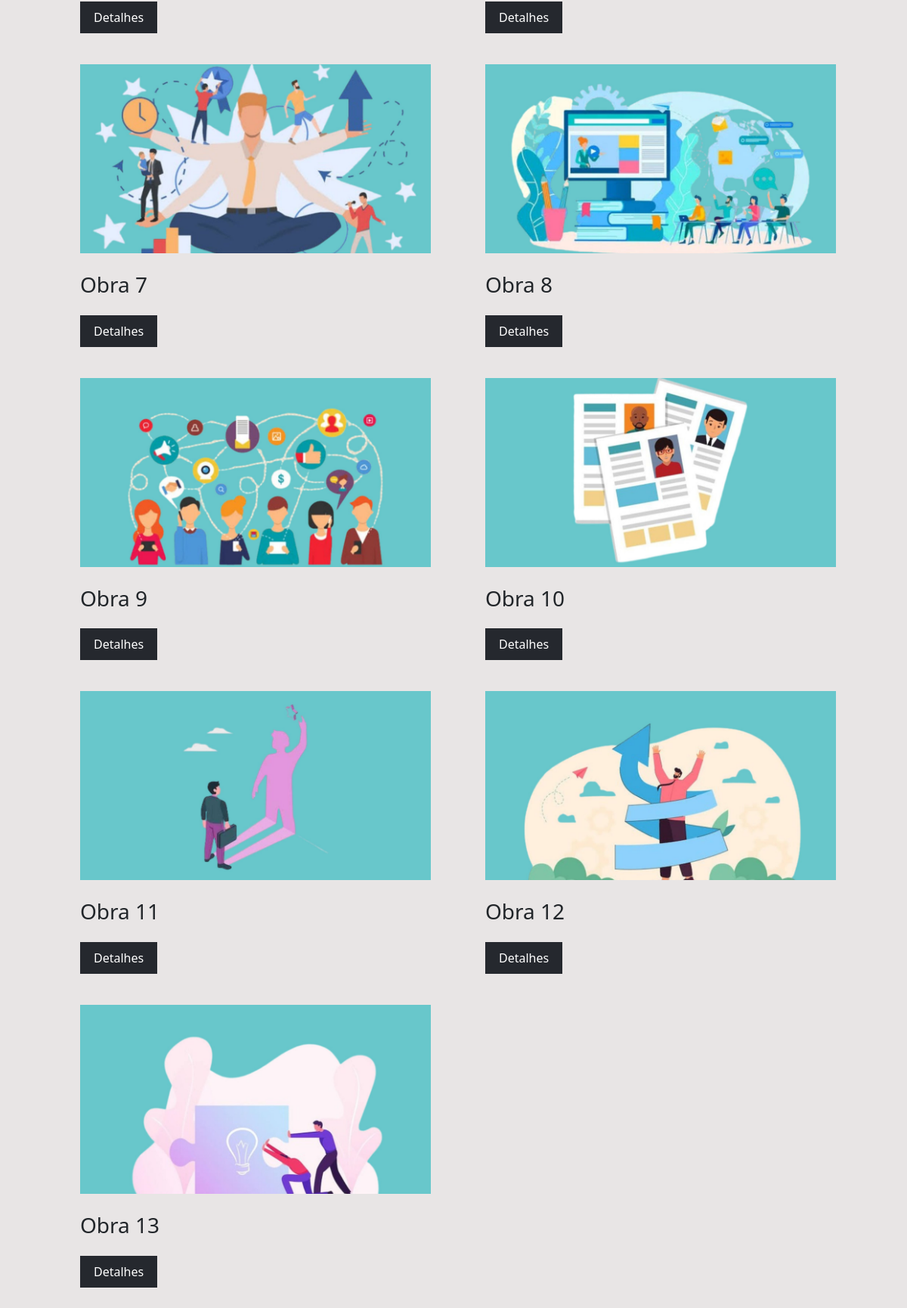
Before: / (lower part) with the older database file.
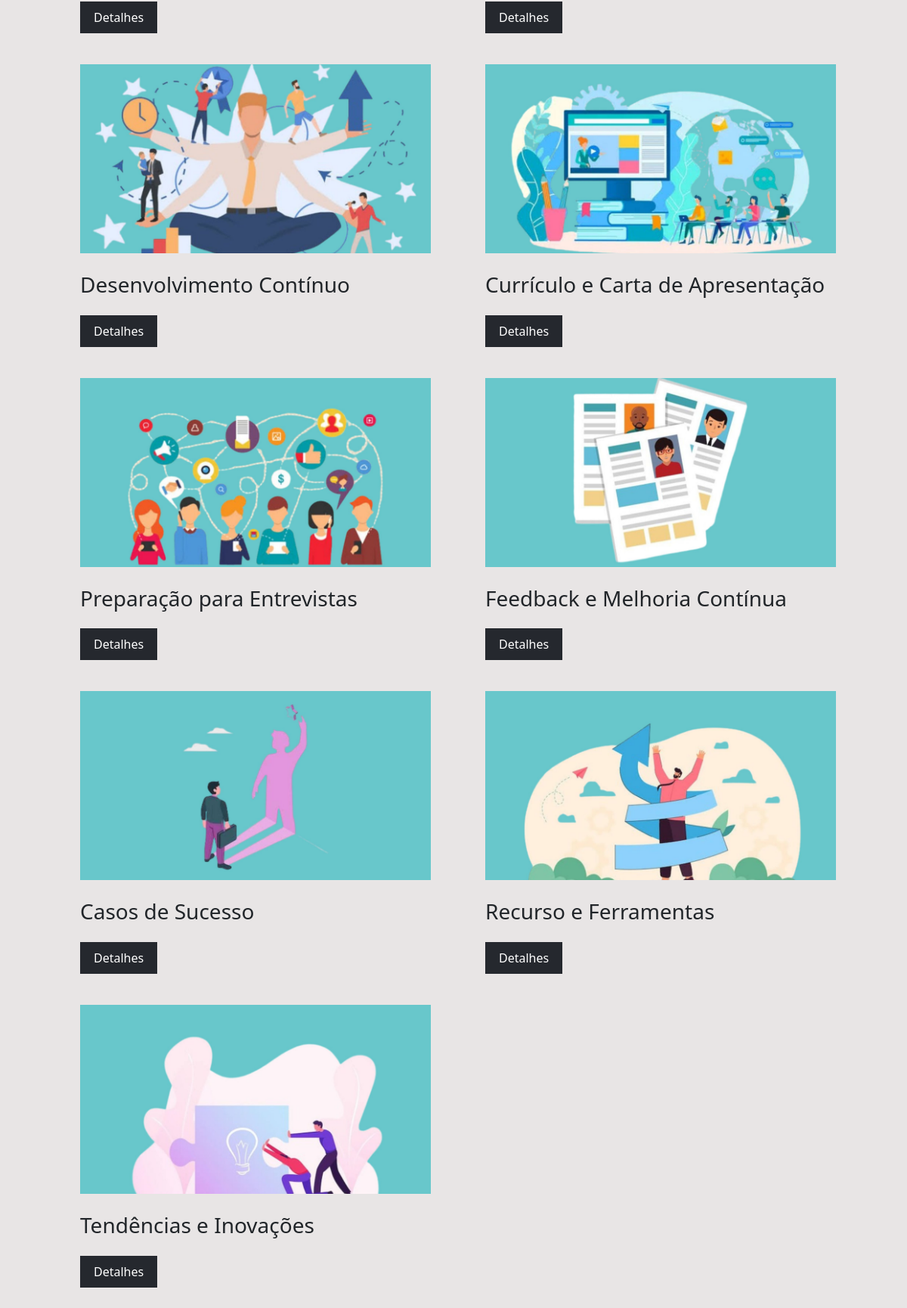
After: the same page with the newer database file.
### tables this page shows
create table conteudo(
ID_conteudo int not null auto_increment,
ID_imagem varchar(100),
titulo varchar(100),
assunto varchar(100),
PRIMARY KEY(ID_conteudo)
);

### index.php (the view, shortened to what this page needs)
<?php
$servername = "localhost";
$username = "root";
$password = "";
$dbname = "marketing_pessoal";
$conn = new mysqli($servername, $username, $password, $dbname);
if (isset($_GET['query'])) {
    $search_query = $_GET['query'];
    $search_query = $conn->real_escape_string($search_query);
    $sql = "SELECT ID_imagem, titulo, assunto, conteudos_marketing FROM conteudo WHERE titulo LIKE '%$search_query%' OR assunto LIKE '%$search_query%' OR conteudos_marketing LIKE '%$search_query%'";
} else {
    $sql = "SELECT * FROM conteudo";
}
$result = $conn->query($sql);
?>
<!DOCTYPE html>
<html lang="pt-br">
<head>
    <link rel="stylesheet" href="https://cdn.jsdelivr.net/npm/bootstrap-icons@1.11.3/font/bootstrap-icons.min.css">
    <link href="https://cdn.jsdelivr.net/npm/bootstrap@5.3.3/dist/css/bootstrap.min.css" rel="stylesheet">
    <link rel="stylesheet" href="https://cdn.jsdelivr.net/npm/bootstrap-icons@1.11.3/font/bootstrap-icons.min.css">
    <link rel="stylesheet" href="css/style.css?v=1">
</head>
<body>
      <?php
      include '../navbar/navbar.php';
      ?>
    <main>
        <div class="container-list" id="gallery-container">
            <div class="row gx-md-5 contents">
                <?php
                if($result->num_rows > 0) {
                    while ($row = $result->fetch_assoc()) {
                        echo '<div class="col-12 col-md-6">';
                        echo '<div class="small-image-container center-image" id="' . htmlspecialchars($row['ID_imagem']) . '"></div>';
                        echo '<h3>' . htmlspecialchars($row['titulo']) . '</h3>';
                        echo '<br>';
                        echo '<a href="' . htmlspecialchars($row['conteudos_marketing']) . '" class="btn-details" target="_blank">Detalhes</a>';
                        echo '</div>';
                    }
                }
                else{
                    echo '<p>Nenhuma obra encontrada.</p>';
                }
                ?>
             </div>
        </div>
    </main>
</body>
</html>

### conteudos/navbarConteudo/navbar.php (shortened to what this page needs)
<!DOCTYPE html>
<html lang="pt-br">
<head>
    <link rel="stylesheet" href="https://cdn.jsdelivr.net/npm/bootstrap-icons@1.11.3/font/bootstrap-icons.min.css">
    <link href="https://cdn.jsdelivr.net/npm/bootstrap@5.3.3/dist/css/bootstrap.min.css" rel="stylesheet">
    <link rel="stylesheet" href="https://cdn.jsdelivr.net/npm/bootstrap-icons@1.11.3/font/bootstrap-icons.min.css">
</head>
<body>
</body>
</html>

### css/style.css (style rules this page uses)
body { margin: 0; padding: 0; box-sizing: border-box; background-color: #e8e5e5; }
main { width: 90%; height: auto; margin-left: auto; margin-right: auto; margin-top: 25px; border-radius: 25px; padding: 10px; }
.center-image { background-size: cover; background-position: center; }
.btn-details { text-decoration: none; background-color: #25282E !important; color: white !important; padding: 10px 18px; border-radius: 0; }
#img8 { background-image: url('../img/g_8.jpg'); }
#img9 { background-image: url('../img/g_9.jpg'); }
#img10 { background-image: url('../img/g_10.jpg'); }
#img11 { background-image: url('../img/g_11.jpg'); }
#img12 { background-image: url('../img/g_12.jpg'); }
#img13 { background-image: url('../img/g_13.jpg'); }
#img14 { background-image: url('../img/g_14.jpg'); }
#gallery-container h1, #gallery-container .col-md-6, #gallery-container .col-12 { margin-bottom: 50px; }
.container-list { margin-top: 45px; padding-left: 36px; }
.small-image-container { height: 250px; width: 95%; margin-bottom: 25px; }

### conteudos/navbarConteudo/navbar.php (style rules this page uses)
body { background-color: #e8e5e5; }

Changed rows visible on the page:
changed conteudo: titulo "Obra 7" → "Desenvolvimento Contínuo"
changed conteudo: titulo "Obra 8" → "Currículo e Carta de Apresentação"
changed conteudo: titulo "Obra 9" → "Preparação para Entrevistas"
changed conteudo: titulo "Obra 10" → "Feedback e Melhoria Contínua"
changed conteudo: titulo "Obra 11" → "Casos de Sucesso"
changed conteudo: titulo "Obra 12" → "Recurso e Ferramentas"
changed conteudo: titulo "Obra 13" → "Tendências e Inovações"
